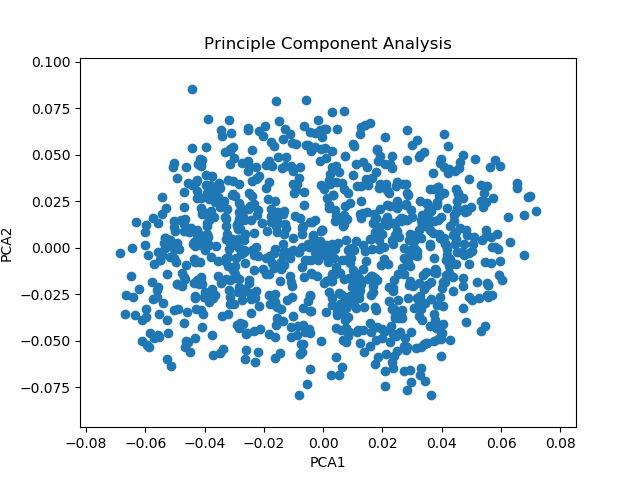

Reproduce this figure in Python.
#!/usr/bin/env python

"""
./pcaplot.py <eigenvec> <filename>
"""

import sys
import matplotlib.pyplot as plt
import pandas as pd

eigenvec = pd.read_csv(open(sys.argv[1]), delimiter = "\t", header = None)

plt.figure()
plt.scatter(eigenvec[2], eigenvec[3])
plt.xlabel("PCA1")
plt.ylabel("PCA2")
plt.title("Principle Component Analysis")
plt.savefig(sys.argv[2])
plt.close()